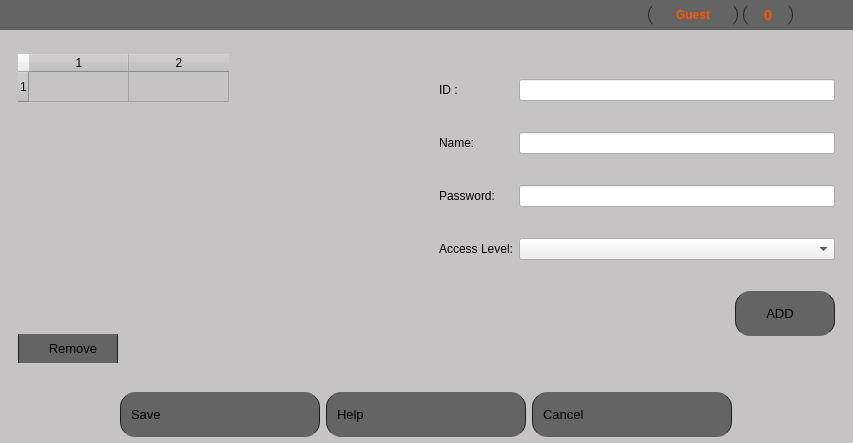
<?xml version="1.0" encoding="UTF-8"?>
<ui version="4.0">
 <class>Form</class>
 <widget class="QWidget" name="Form">
  <property name="geometry">
   <rect>
    <x>0</x>
    <y>0</y>
    <width>853</width>
    <height>443</height>
   </rect>
  </property>
  <property name="windowTitle">
   <string>Form</string>
  </property>
  <layout class="QVBoxLayout" name="verticalLayout_3">
   <property name="leftMargin">
    <number>0</number>
   </property>
   <property name="topMargin">
    <number>0</number>
   </property>
   <property name="rightMargin">
    <number>0</number>
   </property>
   <property name="bottomMargin">
    <number>0</number>
   </property>
   <item>
    <widget class="QFrame" name="frame">
     <property name="sizePolicy">
      <sizepolicy hsizetype="Expanding" vsizetype="Expanding">
       <horstretch>0</horstretch>
       <verstretch>0</verstretch>
      </sizepolicy>
     </property>
     <property name="autoFillBackground">
      <bool>false</bool>
     </property>
     <property name="styleSheet">
      <string notr="true">QFrame {
	background-color: rgb(197 , 195,196);
	border-radius: 0px;
}
</string>
     </property>
     <property name="frameShape">
      <enum>QFrame::StyledPanel</enum>
     </property>
     <property name="frameShadow">
      <enum>QFrame::Raised</enum>
     </property>
     <layout class="QVBoxLayout" name="verticalLayout_4">
      <property name="leftMargin">
       <number>0</number>
      </property>
      <property name="topMargin">
       <number>0</number>
      </property>
      <property name="rightMargin">
       <number>0</number>
      </property>
      <property name="bottomMargin">
       <number>0</number>
      </property>
      <item>
       <widget class="QFrame" name="headerFrame">
        <property name="minimumSize">
         <size>
          <width>0</width>
          <height>0</height>
         </size>
        </property>
        <property name="styleSheet">
         <string notr="true">background-color: rgb(100,100,100);</string>
        </property>
        <property name="frameShape">
         <enum>QFrame::NoFrame</enum>
        </property>
        <property name="frameShadow">
         <enum>QFrame::Raised</enum>
        </property>
        <layout class="QHBoxLayout" name="horizontalLayout_3">
         <property name="spacing">
          <number>0</number>
         </property>
         <property name="leftMargin">
          <number>0</number>
         </property>
         <property name="topMargin">
          <number>0</number>
         </property>
         <property name="rightMargin">
          <number>0</number>
         </property>
         <property name="bottomMargin">
          <number>0</number>
         </property>
         <item>
          <widget class="QLabel" name="label">
           <property name="enabled">
            <bool>true</bool>
           </property>
           <property name="maximumSize">
            <size>
             <width>150</width>
             <height>100</height>
            </size>
           </property>
           <property name="text">
            <string/>
           </property>
           <property name="pixmap">
            <pixmap>C:/Users/milad/Desktop/dorsa2.png</pixmap>
           </property>
           <property name="scaledContents">
            <bool>true</bool>
           </property>
           <property name="alignment">
            <set>Qt::AlignLeading|Qt::AlignLeft|Qt::AlignTop</set>
           </property>
           <property name="margin">
            <number>-1</number>
           </property>
           <property name="indent">
            <number>4</number>
           </property>
          </widget>
         </item>
         <item>
          <spacer name="horizontalSpacer">
           <property name="orientation">
            <enum>Qt::Horizontal</enum>
           </property>
           <property name="sizeHint" stdset="0">
            <size>
             <width>370</width>
             <height>13</height>
            </size>
           </property>
          </spacer>
         </item>
         <item>
          <spacer name="horizontalSpacer_3">
           <property name="orientation">
            <enum>Qt::Horizontal</enum>
           </property>
           <property name="sizeHint" stdset="0">
            <size>
             <width>326</width>
             <height>13</height>
            </size>
           </property>
          </spacer>
         </item>
         <item alignment="Qt::AlignRight">
          <widget class="QFrame" name="userFrame">
           <property name="minimumSize">
            <size>
             <width>404</width>
             <height>30</height>
            </size>
           </property>
           <property name="maximumSize">
            <size>
             <width>200</width>
             <height>30</height>
            </size>
           </property>
           <property name="styleSheet">
            <string notr="true">QFrame {
	background-color: rgb(100,100,100);
}</string>
           </property>
           <property name="frameShape">
            <enum>QFrame::NoFrame</enum>
           </property>
           <property name="frameShadow">
            <enum>QFrame::Raised</enum>
           </property>
           <layout class="QHBoxLayout" name="horizontalLayout_4">
            <property name="spacing">
             <number>5</number>
            </property>
            <property name="leftMargin">
             <number>0</number>
            </property>
            <property name="topMargin">
             <number>0</number>
            </property>
            <property name="rightMargin">
             <number>20</number>
            </property>
            <property name="bottomMargin">
             <number>0</number>
            </property>
            <item alignment="Qt::AlignRight">
             <widget class="QLabel" name="login_welcome">
              <property name="font">
               <font>
                <family>Times New Roman</family>
                <pointsize>14</pointsize>
               </font>
              </property>
              <property name="text">
               <string/>
              </property>
             </widget>
            </item>
            <item>
             <widget class="QPushButton" name="user_btn">
              <property name="enabled">
               <bool>false</bool>
              </property>
              <property name="minimumSize">
               <size>
                <width>90</width>
                <height>26</height>
               </size>
              </property>
              <property name="maximumSize">
               <size>
                <width>90</width>
                <height>26</height>
               </size>
              </property>
              <property name="font">
               <font>
                <weight>75</weight>
                <bold>true</bold>
               </font>
              </property>
              <property name="styleSheet">
               <string notr="true">QPushButton {
	border: none;
	background-color: rgb(100,100,100);
	border-left: 1px solid rgb(30, 30, 30);
	border-right:1px solid rgb(30, 30, 30);
	color: rgb(255, 85, 0);
	border-radius: 13px;
}

QPushButton:hover {
border: 1px solid rgb(0,0, 0);
}

QPushButton:pressed {
	background-color: rgb(25, 25, 25);
}
</string>
              </property>
              <property name="text">
               <string>Guest</string>
              </property>
              <property name="icon">
               <iconset resource="resources.qrc">
                <normaloff>:/icons/icons/icons8_account_1.svg</normaloff>:/icons/icons/icons8_account_1.svg</iconset>
              </property>
              <property name="iconSize">
               <size>
                <width>25</width>
                <height>25</height>
               </size>
              </property>
             </widget>
            </item>
            <item>
             <widget class="QPushButton" name="toggleButton_6">
              <property name="minimumSize">
               <size>
                <width>50</width>
                <height>26</height>
               </size>
              </property>
              <property name="maximumSize">
               <size>
                <width>50</width>
                <height>26</height>
               </size>
              </property>
              <property name="font">
               <font>
                <pointsize>11</pointsize>
                <weight>75</weight>
                <bold>true</bold>
               </font>
              </property>
              <property name="styleSheet">
               <string notr="true">QPushButton {
	border: none;
	background-color: rgb(100,100,100);
	border-left: 1px solid rgb(30, 30, 30);
	border-right:1px solid rgb(30, 30, 30);
	color: rgb(255, 85, 0);
	border-radius: 13px;
}

QPushButton:hover {
border: 1px solid rgb(0,0, 0);
}

QPushButton:pressed {
	background-color: rgb(25, 25, 25);
}
</string>
              </property>
              <property name="text">
               <string>0</string>
              </property>
              <property name="icon">
               <iconset resource="resources.qrc">
                <normaloff>:/icons/icons/icons8_alarm.svg</normaloff>:/icons/icons/icons8_alarm.svg</iconset>
              </property>
              <property name="iconSize">
               <size>
                <width>20</width>
                <height>20</height>
               </size>
              </property>
             </widget>
            </item>
           </layout>
          </widget>
         </item>
         <item>
          <spacer name="horizontalSpacer_2">
           <property name="orientation">
            <enum>Qt::Horizontal</enum>
           </property>
           <property name="sizeHint" stdset="0">
            <size>
             <width>58</width>
             <height>13</height>
            </size>
           </property>
          </spacer>
         </item>
         <item>
          <widget class="QPushButton" name="close_btn_2">
           <property name="minimumSize">
            <size>
             <width>40</width>
             <height>30</height>
            </size>
           </property>
           <property name="maximumSize">
            <size>
             <width>40</width>
             <height>30</height>
            </size>
           </property>
           <property name="styleSheet">
            <string notr="true">QPushButton {
	border: none;
	background-color: rgb(100,100,100);
}

QPushButton:hover {
	background-color: rgb(255, 38, 0);
}

QPushButton:pressed {
	background-color: rgb(255, 0, 0);
}</string>
           </property>
           <property name="text">
            <string/>
           </property>
           <property name="icon">
            <iconset resource="resources.qrc">
             <normaloff>:/icons/icons/icons8_multiply.svg</normaloff>:/icons/icons/icons8_multiply.svg</iconset>
           </property>
           <property name="iconSize">
            <size>
             <width>30</width>
             <height>30</height>
            </size>
           </property>
          </widget>
         </item>
        </layout>
       </widget>
      </item>
      <item>
       <widget class="QFrame" name="frame_4">
        <property name="minimumSize">
         <size>
          <width>0</width>
          <height>80</height>
         </size>
        </property>
        <property name="frameShape">
         <enum>QFrame::StyledPanel</enum>
        </property>
        <property name="frameShadow">
         <enum>QFrame::Raised</enum>
        </property>
        <layout class="QHBoxLayout" name="horizontalLayout_9">
         <item>
          <widget class="QFrame" name="frame_5">
           <property name="minimumSize">
            <size>
             <width>70</width>
             <height>0</height>
            </size>
           </property>
           <property name="frameShape">
            <enum>QFrame::StyledPanel</enum>
           </property>
           <property name="frameShadow">
            <enum>QFrame::Raised</enum>
           </property>
           <layout class="QVBoxLayout" name="verticalLayout">
            <item>
             <widget class="QTableWidget" name="table_remove_user">
              <property name="layoutDirection">
               <enum>Qt::LeftToRight</enum>
              </property>
              <property name="styleSheet">
               <string notr="true"/>
              </property>
              <property name="frameShape">
               <enum>QFrame::Box</enum>
              </property>
              <property name="frameShadow">
               <enum>QFrame::Plain</enum>
              </property>
              <property name="midLineWidth">
               <number>1</number>
              </property>
              <property name="textElideMode">
               <enum>Qt::ElideRight</enum>
              </property>
              <property name="rowCount">
               <number>1</number>
              </property>
              <property name="columnCount">
               <number>2</number>
              </property>
              <row/>
              <column/>
              <column/>
             </widget>
            </item>
            <item>
             <widget class="QPushButton" name="remove_btn">
              <property name="sizePolicy">
               <sizepolicy hsizetype="Fixed" vsizetype="Fixed">
                <horstretch>0</horstretch>
                <verstretch>0</verstretch>
               </sizepolicy>
              </property>
              <property name="minimumSize">
               <size>
                <width>100</width>
                <height>29</height>
               </size>
              </property>
              <property name="maximumSize">
               <size>
                <width>100</width>
                <height>45</height>
               </size>
              </property>
              <property name="font">
               <font>
                <pointsize>10</pointsize>
                <weight>50</weight>
                <bold>false</bold>
               </font>
              </property>
              <property name="styleSheet">
               <string notr="true">QPushButton {
	background-color: rgb(100,100,100);
	color: rgb(0,0,0);
	border: none;
	text-align:center;
	padding-left: 10px;
	border-radius: 15px;
	border-left: 1px solid rgb(30, 30, 30);
	border-right:1px solid rgb(30, 30, 30);
}

QPushButton:hover {
border: 1px solid rgb(0,0, 0);
}

QPushButton:pressed {
	background-color: rgb(0, 0, 0);
}

</string>
              </property>
              <property name="text">
               <string>Remove</string>
              </property>
              <property name="icon">
               <iconset>
                <normaloff>icons/ok.svg</normaloff>icons/ok.svg</iconset>
              </property>
              <property name="iconSize">
               <size>
                <width>30</width>
                <height>30</height>
               </size>
              </property>
             </widget>
            </item>
           </layout>
          </widget>
         </item>
         <item>
          <widget class="QFrame" name="frame_2">
           <property name="layoutDirection">
            <enum>Qt::RightToLeft</enum>
           </property>
           <property name="styleSheet">
            <string notr="true"/>
           </property>
           <property name="frameShape">
            <enum>QFrame::StyledPanel</enum>
           </property>
           <property name="frameShadow">
            <enum>QFrame::Raised</enum>
           </property>
           <property name="lineWidth">
            <number>2</number>
           </property>
           <layout class="QGridLayout" name="gridLayout">
            <item row="3" column="2">
             <widget class="QComboBox" name="comboBox">
              <property name="layoutDirection">
               <enum>Qt::LeftToRight</enum>
              </property>
             </widget>
            </item>
            <item row="3" column="3">
             <widget class="QLabel" name="label_6">
              <property name="text">
               <string>Access Level:</string>
              </property>
             </widget>
            </item>
            <item row="2" column="3">
             <widget class="QLabel" name="label_4">
              <property name="text">
               <string>Password: </string>
              </property>
             </widget>
            </item>
            <item row="0" column="3">
             <widget class="QLabel" name="label_3">
              <property name="text">
               <string>ID :</string>
              </property>
             </widget>
            </item>
            <item row="2" column="2">
             <widget class="QLineEdit" name="lineEdit_2"/>
            </item>
            <item row="0" column="2">
             <widget class="QLineEdit" name="lineEdit"/>
            </item>
            <item row="1" column="3">
             <widget class="QLabel" name="label_5">
              <property name="text">
               <string>Name:</string>
              </property>
             </widget>
            </item>
            <item row="1" column="2">
             <widget class="QLineEdit" name="lineEdit_3"/>
            </item>
            <item row="4" column="2">
             <widget class="QPushButton" name="add_btn">
              <property name="sizePolicy">
               <sizepolicy hsizetype="Fixed" vsizetype="Fixed">
                <horstretch>0</horstretch>
                <verstretch>0</verstretch>
               </sizepolicy>
              </property>
              <property name="minimumSize">
               <size>
                <width>100</width>
                <height>29</height>
               </size>
              </property>
              <property name="maximumSize">
               <size>
                <width>100</width>
                <height>45</height>
               </size>
              </property>
              <property name="font">
               <font>
                <pointsize>10</pointsize>
                <weight>50</weight>
                <bold>false</bold>
               </font>
              </property>
              <property name="styleSheet">
               <string notr="true">QPushButton {
	background-color: rgb(100,100,100);
	color: rgb(0,0,0);
	border: none;
	text-align:center;
	padding-left: 10px;
	border-radius: 15px;
	border-left: 1px solid rgb(30, 30, 30);
	border-right:1px solid rgb(30, 30, 30);
}

QPushButton:hover {
border: 1px solid rgb(0,0, 0);
}

QPushButton:pressed {
	background-color: rgb(0, 0, 0);
}

</string>
              </property>
              <property name="text">
               <string>ADD</string>
              </property>
              <property name="icon">
               <iconset>
                <normaloff>icons/ok.svg</normaloff>icons/ok.svg</iconset>
              </property>
              <property name="iconSize">
               <size>
                <width>30</width>
                <height>30</height>
               </size>
              </property>
             </widget>
            </item>
           </layout>
          </widget>
         </item>
        </layout>
       </widget>
      </item>
      <item>
       <widget class="QFrame" name="frame_3">
        <property name="minimumSize">
         <size>
          <width>0</width>
          <height>56</height>
         </size>
        </property>
        <property name="frameShape">
         <enum>QFrame::StyledPanel</enum>
        </property>
        <property name="frameShadow">
         <enum>QFrame::Raised</enum>
        </property>
        <layout class="QHBoxLayout" name="horizontalLayout_8">
         <property name="leftMargin">
          <number>0</number>
         </property>
         <property name="topMargin">
          <number>0</number>
         </property>
         <property name="rightMargin">
          <number>0</number>
         </property>
         <property name="bottomMargin">
          <number>0</number>
         </property>
         <item>
          <layout class="QHBoxLayout" name="horizontalLayout">
           <item>
            <widget class="QPushButton" name="save_close_btn">
             <property name="sizePolicy">
              <sizepolicy hsizetype="Fixed" vsizetype="Fixed">
               <horstretch>0</horstretch>
               <verstretch>0</verstretch>
              </sizepolicy>
             </property>
             <property name="minimumSize">
              <size>
               <width>200</width>
               <height>45</height>
              </size>
             </property>
             <property name="maximumSize">
              <size>
               <width>200</width>
               <height>45</height>
              </size>
             </property>
             <property name="font">
              <font>
               <pointsize>10</pointsize>
               <weight>50</weight>
               <bold>false</bold>
              </font>
             </property>
             <property name="styleSheet">
              <string notr="true">QPushButton {
	background-color: rgb(100,100,100);
	color: rgb(0,0,0);
	border: none;
	text-align: left;
	padding-left: 10px;
	border-radius: 15px;
	border-left: 1px solid rgb(30, 30, 30);
	border-right:1px solid rgb(30, 30, 30);
}

QPushButton:hover {
border: 1px solid rgb(0,0, 0);
}

QPushButton:pressed {
	background-color: rgb(0, 0, 0);
}

</string>
             </property>
             <property name="text">
              <string>Save</string>
             </property>
             <property name="icon">
              <iconset>
               <normaloff>icons/ok.svg</normaloff>icons/ok.svg</iconset>
             </property>
             <property name="iconSize">
              <size>
               <width>30</width>
               <height>30</height>
              </size>
             </property>
            </widget>
           </item>
           <item>
            <widget class="QPushButton" name="help_btn">
             <property name="sizePolicy">
              <sizepolicy hsizetype="Fixed" vsizetype="Fixed">
               <horstretch>0</horstretch>
               <verstretch>0</verstretch>
              </sizepolicy>
             </property>
             <property name="minimumSize">
              <size>
               <width>200</width>
               <height>45</height>
              </size>
             </property>
             <property name="maximumSize">
              <size>
               <width>200</width>
               <height>45</height>
              </size>
             </property>
             <property name="font">
              <font>
               <pointsize>10</pointsize>
               <weight>50</weight>
               <bold>false</bold>
              </font>
             </property>
             <property name="styleSheet">
              <string notr="true">QPushButton {
	background-color: rgb(100,100,100);
	color: rgb(0,0,0);
	border: none;
	text-align: left;
	padding-left: 10px;
	border-radius: 15px;
	border-left: 1px solid rgb(30, 30, 30);
	border-right:1px solid rgb(30, 30, 30);
}

QPushButton:hover {
border: 1px solid rgb(0,0, 0);
}

QPushButton:pressed {
	background-color: rgb(0, 0, 0);
}

</string>
             </property>
             <property name="text">
              <string>Help</string>
             </property>
             <property name="icon">
              <iconset>
               <normaloff>C:/Users/milad/.designer/backup/icons/idea.svg</normaloff>C:/Users/milad/.designer/backup/icons/idea.svg</iconset>
             </property>
             <property name="iconSize">
              <size>
               <width>30</width>
               <height>30</height>
              </size>
             </property>
            </widget>
           </item>
           <item>
            <widget class="QPushButton" name="close_btn">
             <property name="sizePolicy">
              <sizepolicy hsizetype="Fixed" vsizetype="Fixed">
               <horstretch>0</horstretch>
               <verstretch>0</verstretch>
              </sizepolicy>
             </property>
             <property name="minimumSize">
              <size>
               <width>200</width>
               <height>45</height>
              </size>
             </property>
             <property name="maximumSize">
              <size>
               <width>200</width>
               <height>45</height>
              </size>
             </property>
             <property name="font">
              <font>
               <pointsize>10</pointsize>
               <weight>50</weight>
               <bold>false</bold>
              </font>
             </property>
             <property name="styleSheet">
              <string notr="true">QPushButton {
	background-color: rgb(100,100,100);
	color: rgb(0,0,0);
	border: none;
	text-align: left;
	padding-left: 10px;
	border-radius: 15px;
	border-left: 1px solid rgb(30, 30, 30);
	border-right:1px solid rgb(30, 30, 30);
}

QPushButton:hover {
border: 1px solid rgb(0,0, 0);
}

QPushButton:pressed {
	background-color: rgb(0, 0, 0);
}

</string>
             </property>
             <property name="text">
              <string>Cancel</string>
             </property>
             <property name="icon">
              <iconset>
               <normaloff>C:/Users/milad/.designer/backup/icons/Cancel 3.png</normaloff>C:/Users/milad/.designer/backup/icons/Cancel 3.png</iconset>
             </property>
             <property name="iconSize">
              <size>
               <width>30</width>
               <height>30</height>
              </size>
             </property>
            </widget>
           </item>
          </layout>
         </item>
        </layout>
       </widget>
      </item>
     </layout>
    </widget>
   </item>
  </layout>
 </widget>
 <resources>
  <include location="resources.qrc"/>
 </resources>
 <connections/>
</ui>
